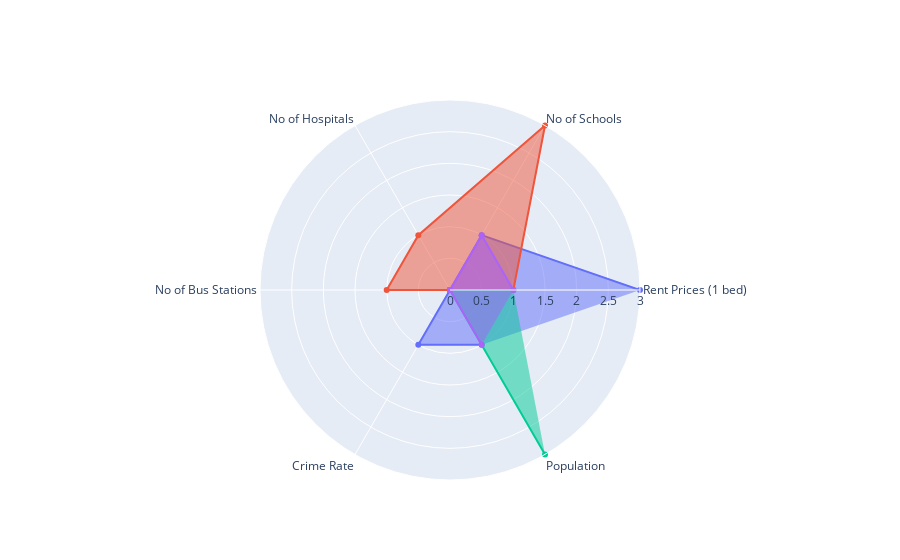

The notebook cell this image was saved under:
### Code cell
###################################################
## Modeling #######################################
###################################################

df_kmean = df_neighborhood_model.copy()

my_model = KMeans().fit(df_kmean.to_numpy())
labels = my_model.labels_
print('Silhouette Score:', metrics.silhouette_score(df_kmean,labels))
print('Calinski Harabasz Score:', metrics.calinski_harabasz_score(df_kmean, labels))

model = KMeans() # setup the model 
elbow_k = apply_elbow(model, df_kmean) # use the k value returned by the Elbow Method
if elbow_k is None:
     elbow_k = 3
                
kmean_cluster = kmean_fit_and_predict(elbow_k, 5, df_kmean)

PCA_plot_2d(df_kmean, kmean_cluster, 'K-means Clustering Visualized in 2 dimensions')
df_kmean = df_neighborhood.copy()
df_kmean['cluster'] = kmean_cluster



###################################################
## Print the radar chart ##########################
###################################################

categories = features

fig = go.Figure()

max_r = 0
    
for i in set(df_kmean['cluster']):
    r = []
    
    for j in categories:
        #r.append(get_radar_value_by_std(df_kmean[df_kmean['cluster'] == i][j].mean(), df_neighborhood[j].mean()))
        r.append(get_radar_value_by_rescale(df_kmean[df_kmean['cluster'] == i][j].mean(), df_neighborhood[j].min(), df_neighborhood[j].max()))
    
    fig.add_trace(go.Scatterpolar(
          r=r,
          theta=features_dis,
          fill='toself',
          name='Cluster'+str(i)
    ))
    
    if max(r) > max_r:
        max_r = max(r)

fig.update_layout(
  polar=dict(
    radialaxis=dict(
      visible=True,
      range=[0, max_r]
    )),
  showlegend=False
)

fig.show()


###################################################
## Print the map ##################################
###################################################

# get NYC latitude and longitude

address = 'New York City, NY'
location = None

geolocator = Nominatim(user_agent="ny_explorer")
location = geolocator.geocode(address)
nyc_latitude = location.latitude
nyc_longitude = location.longitude

print('The geograpical coordinate of New York City are {}, {}.'.format(nyc_latitude, nyc_longitude))


# create map
map_clusters = folium.Map(location=[nyc_latitude, nyc_longitude], zoom_start=10)

# set color scheme for the clusters
colors_array = cm.rainbow(np.linspace(0, 1, elbow_k))
if elbow_k > 5:
    rainbow = [colors.rgb2hex(i) for i in colors_array]
else:
    ## blue: 3471EB, red: BB0000, green: 00BB00, purple: 6E34EB, orange: EBA134
    rainbow = ['#EBA134', '#00BB00', '#3471EB', '#6E34EB', '#BB0000'] 
    

# add markers to the map
markers_colors = []
for lat, lon, poi, cluster in zip(neighborhood['latitude'], neighborhood['longitude'], neighborhood['neighborhood'], df_kmean['cluster']):
    label = folium.Popup(str(poi) + ' Cluster ' + str(cluster), parse_html=True)
    folium.CircleMarker(
        [lat, lon],
        radius=5,
        popup=label,
        color=rainbow[cluster-1],
        fill=True,
        fill_color=rainbow[cluster-1],
        fill_opacity=0.8).add_to(map_clusters)
       
map_clusters

### Figure 1 — Plotly figure (JSON) as saved in the notebook; plotly's stock layout.template omitted (floating-point values rounded to 4 significant figures)
{"data": [{"fill": "toself", "name": "Cluster0", "r": [3, 1, 0, 0, 1, 1], "theta": ["Rent Prices (1 bed)", "No of Schools", "No of Hospitals", "No of Bus Stations", "Crime Rate", "Population"], "type": "scatterpolar"}, {"fill": "toself", "name": "Cluster1", "r": [1, 3, 1, 1, 0, 0], "theta": ["Rent Prices (1 bed)", "No of Schools", "No of Hospitals", "No of Bus Stations", "Crime Rate", "Population"], "type": "scatterpolar"}, {"fill": "toself", "name": "Cluster2", "r": [1, 0, 0, 0, 0, 3], "theta": ["Rent Prices (1 bed)", "No of Schools", "No of Hospitals", "No of Bus Stations", "Crime Rate", "Population"], "type": "scatterpolar"}, {"fill": "toself", "name": "Cluster3", "r": [1, 1, 0, 0, 0, 1], "theta": ["Rent Prices (1 bed)", "No of Schools", "No of Hospitals", "No of Bus Stations", "Crime Rate", "Population"], "type": "scatterpolar"}], "layout": {"autosize": true, "polar": {"angularaxis": {"type": "category"}, "radialaxis": {"autorange": false, "range": [0, 3], "type": "linear", "visible": true}}, "showlegend": false}}
